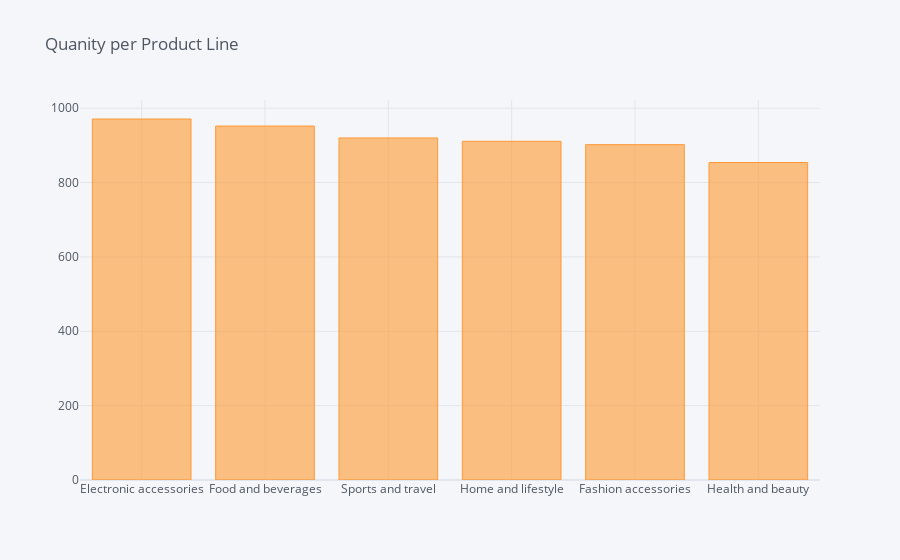
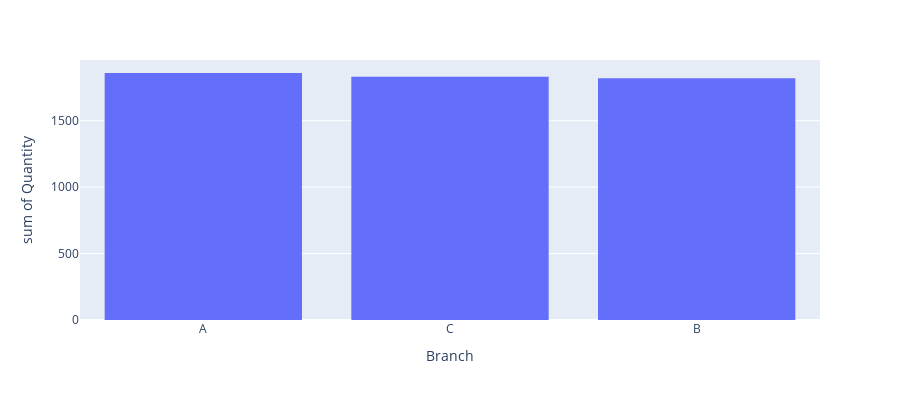
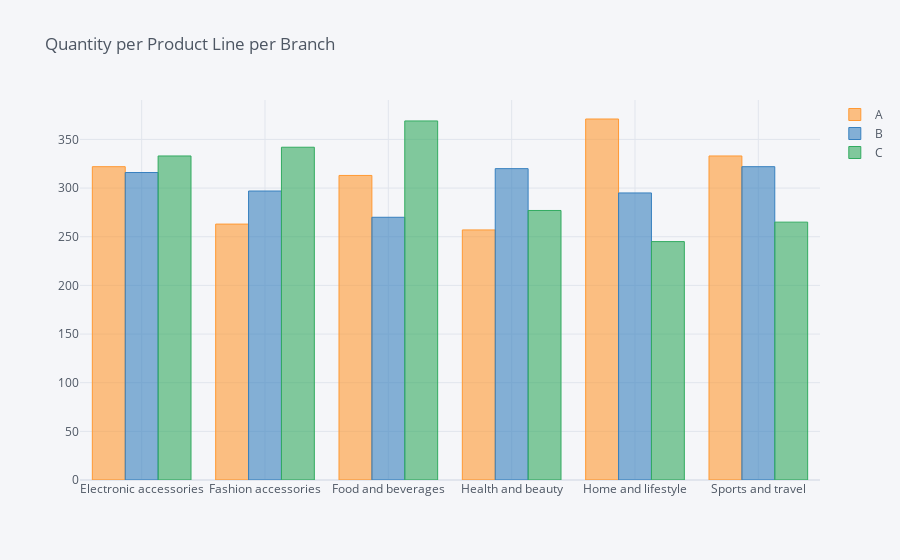

The notebook cell saved with these charts, in order:
### Code cell
#We see that Branch C is outperforming on the 2 strongest categories which are Food and Electronics
file.pivot(columns='Product line',values='Quantity').sum().sort_values(ascending=False).iplot(kind='bar',title="Quanity per Product Line")
fig = px.histogram(file, x="Branch", y="Quantity", barmode='group',
             height=400)
fig.show()
file.pivot_table(index="Product line",columns='Branch',values='Quantity', aggfunc='sum').iplot(kind='bar',title="Quantity per Product Line per Branch")

### Figure 1 — Plotly figure (JSON) as saved in the notebook; plotly's stock layout.template omitted (floating-point values rounded to 4 significant figures)
{"data": [{"marker": {"color": "rgba(255, 153, 51, 0.6)", "line": {"color": "rgba(255, 153, 51, 1.0)", "width": 1}}, "name": "None", "orientation": "v", "text": "", "type": "bar", "x": ["Electronic accessories", "Food and beverages", "Sports and travel", "Home and lifestyle", "Fashion accessories", "Health and beauty"], "y": [971, 952, 920, 911, 902, 854]}], "layout": {"legend": {"bgcolor": "#F5F6F9", "font": {"color": "#4D5663"}}, "paper_bgcolor": "#F5F6F9", "plot_bgcolor": "#F5F6F9", "title": {"font": {"color": "#4D5663"}, "text": "Quanity per Product Line"}, "xaxis": {"gridcolor": "#E1E5ED", "showgrid": true, "tickfont": {"color": "#4D5663"}, "title": {"font": {"color": "#4D5663"}, "text": ""}, "zerolinecolor": "#E1E5ED"}, "yaxis": {"gridcolor": "#E1E5ED", "showgrid": true, "tickfont": {"color": "#4D5663"}, "title": {"font": {"color": "#4D5663"}, "text": ""}, "zerolinecolor": "#E1E5ED"}}}

### Figure 2 — Plotly figure (JSON) as saved in the notebook; plotly's stock layout.template omitted (floating-point values rounded to 4 significant figures; data arrays with more than 128 entries replaced by an {"elided": "..."} marker saying what was removed)
{"data": [{"alignmentgroup": "True", "bingroup": "x", "histfunc": "sum", "hovertemplate": "Branch=%{x}<br>sum of Quantity=%{y}<extra></extra>", "legendgroup": "", "marker": {"color": "#636efa", "pattern": {"shape": ""}}, "name": "", "offsetgroup": "", "orientation": "v", "showlegend": false, "type": "histogram", "x": {"elided": "1000 str values"}, "xaxis": "x", "y": {"elided": "1000 int values"}, "yaxis": "y"}], "layout": {"barmode": "group", "height": 400, "legend": {"tracegroupgap": 0}, "margin": {"t": 60}, "xaxis": {"anchor": "y", "domain": [0, 1], "title": {"text": "Branch"}}, "yaxis": {"anchor": "x", "domain": [0, 1], "title": {"text": "sum of Quantity"}}}}

### Figure 3 — Plotly figure (JSON) as saved in the notebook; plotly's stock layout.template omitted (floating-point values rounded to 4 significant figures)
{"data": [{"marker": {"color": "rgba(255, 153, 51, 0.6)", "line": {"color": "rgba(255, 153, 51, 1.0)", "width": 1}}, "name": "A", "orientation": "v", "text": "", "type": "bar", "x": ["Electronic accessories", "Fashion accessories", "Food and beverages", "Health and beauty", "Home and lifestyle", "Sports and travel"], "y": [322, 263, 313, 257, 371, 333]}, {"marker": {"color": "rgba(55, 128, 191, 0.6)", "line": {"color": "rgba(55, 128, 191, 1.0)", "width": 1}}, "name": "B", "orientation": "v", "text": "", "type": "bar", "x": ["Electronic accessories", "Fashion accessories", "Food and beverages", "Health and beauty", "Home and lifestyle", "Sports and travel"], "y": [316, 297, 270, 320, 295, 322]}, {"marker": {"color": "rgba(50, 171, 96, 0.6)", "line": {"color": "rgba(50, 171, 96, 1.0)", "width": 1}}, "name": "C", "orientation": "v", "text": "", "type": "bar", "x": ["Electronic accessories", "Fashion accessories", "Food and beverages", "Health and beauty", "Home and lifestyle", "Sports and travel"], "y": [333, 342, 369, 277, 245, 265]}], "layout": {"legend": {"bgcolor": "#F5F6F9", "font": {"color": "#4D5663"}}, "paper_bgcolor": "#F5F6F9", "plot_bgcolor": "#F5F6F9", "title": {"font": {"color": "#4D5663"}, "text": "Quantity per Product Line per Branch"}, "xaxis": {"gridcolor": "#E1E5ED", "showgrid": true, "tickfont": {"color": "#4D5663"}, "title": {"font": {"color": "#4D5663"}, "text": ""}, "zerolinecolor": "#E1E5ED"}, "yaxis": {"gridcolor": "#E1E5ED", "showgrid": true, "tickfont": {"color": "#4D5663"}, "title": {"font": {"color": "#4D5663"}, "text": ""}, "zerolinecolor": "#E1E5ED"}}}
